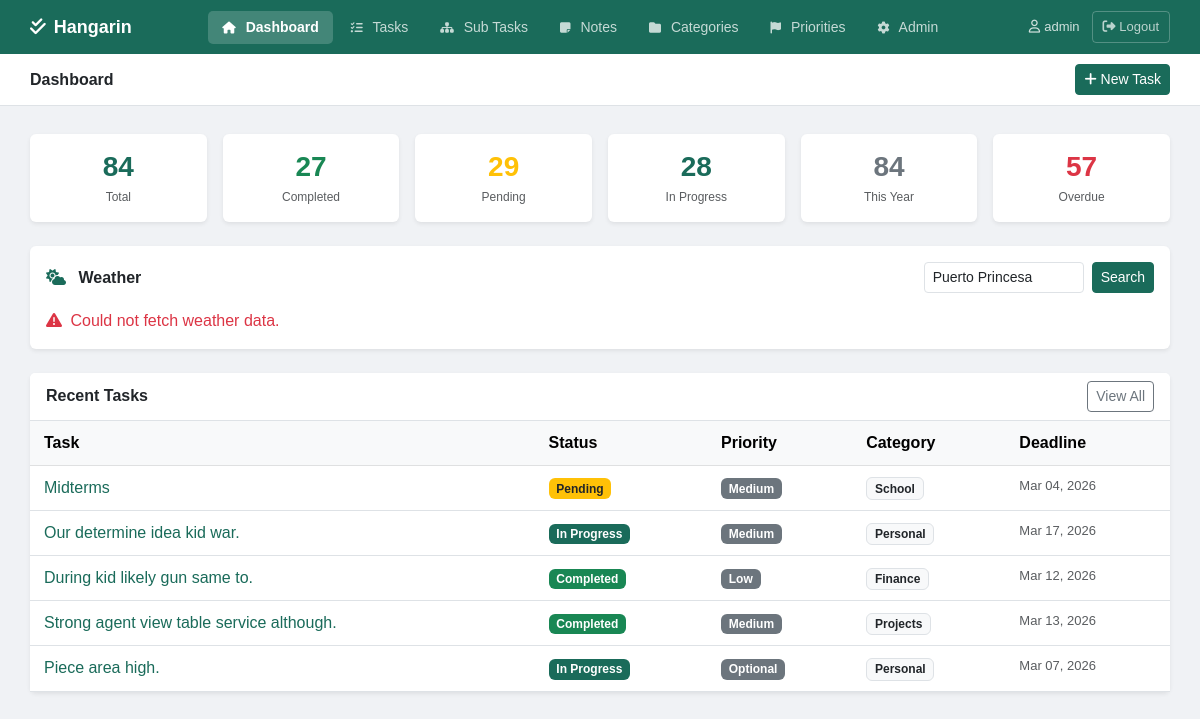
The app's page / (signed in), older data.
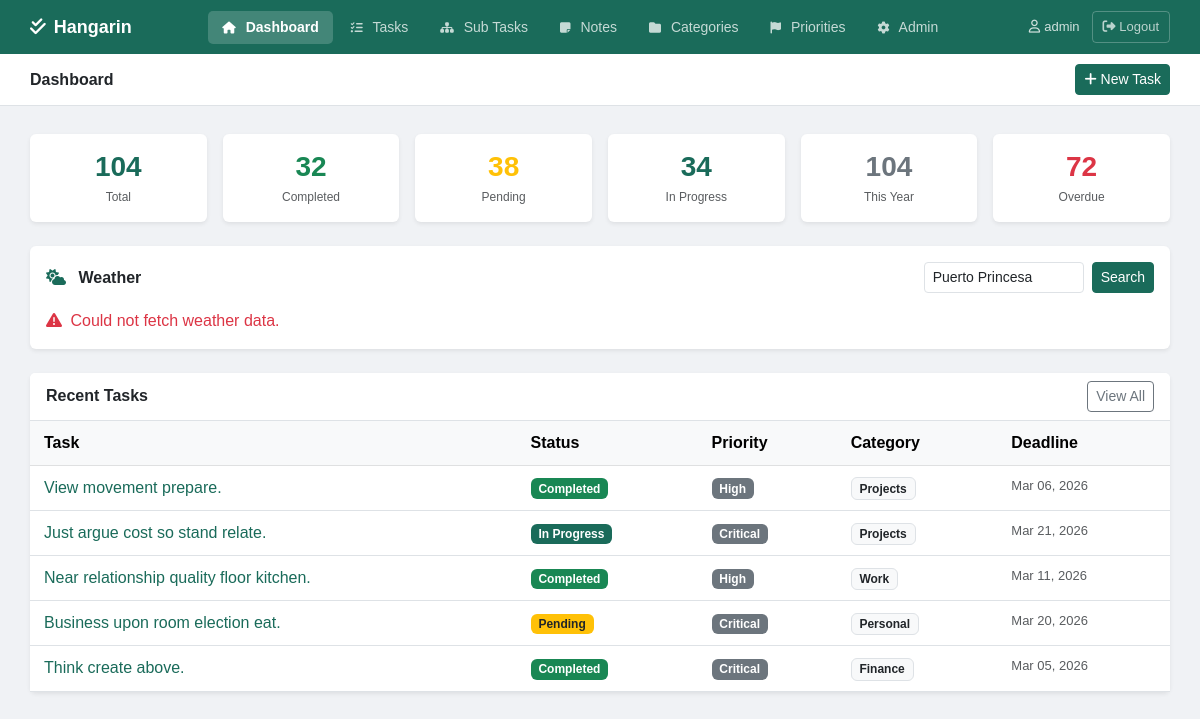
The same page, newer data.
### tasks/models.py (models this page shows, shortened)
class BaseModel(models.Model):
    created_at = models.DateTimeField(auto_now_add=True)
    updated_at = models.DateTimeField(auto_now=True)
    class Meta:
        abstract = True

class Task(BaseModel):
    STATUS_CHOICES = [
        ("Pending", "Pending"),
        ("In Progress", "In Progress"),
        ("Completed", "Completed"),
    ]
    title = models.CharField(max_length=255)
    description = models.TextField(blank=True, null=True)
    deadline = models.DateTimeField(blank=True, null=True)
    status = models.CharField(
        max_length=50,
        choices=STATUS_CHOICES,
        default="Pending"
    )
    category = models.ForeignKey(Category, on_delete=models.SET_NULL, null=True, blank=True)
    priority = models.ForeignKey(Priority, on_delete=models.SET_NULL, null=True, blank=True)
    user = models.ForeignKey(User, on_delete=models.CASCADE, null=True, blank=True)
    class Meta:
        verbose_name = "Task"
        verbose_name_plural = "Tasks"

class Priority(BaseModel):
    name = models.CharField(max_length=100)
    class Meta:
        verbose_name = "Priority"
        verbose_name_plural = "Priorities"

class Category(BaseModel):
    name = models.CharField(max_length=100)
    class Meta:
        verbose_name = "Category"
        verbose_name_plural = "Categories"

### tasks/views.py (the view)
# urls.py: path('', views.dashboard, name='dashboard'),
@login_required
def dashboard(request):
    user_tasks = Task.objects.all() if request.user.is_superuser else Task.objects.filter(user=request.user)
    total_tasks = user_tasks.count()
    completed_tasks = user_tasks.filter(status='Completed').count()
    pending_tasks = user_tasks.filter(status='Pending').count()
    in_progress_tasks = user_tasks.filter(status='In Progress').count()
    current_year = timezone.now().year
    tasks_this_year = user_tasks.filter(created_at__year=current_year).count()
    recent_tasks = user_tasks.order_by('-created_at')[:5]
    overdue_tasks = user_tasks.filter(
        deadline__lt=timezone.now()
    ).exclude(status='Completed').count()
    weather_data = None
    city = request.GET.get('city', 'Puerto Princesa')
    api_key = os.getenv('OPENWEATHER_API_KEY')
    try:
        url = f"https://api.openweathermap.org/data/2.5/weather?q={city}&appid={api_key}&units=metric"
        response = requests.get(url, timeout=10)
        response.raise_for_status()
        data = response.json()
        weather_data = {
            'city': data['name'],
            'country': data['sys']['country'],
            'temp': data['main']['temp'],
            'feels_like': data['main']['feels_like'],
            'humidity': data['main']['humidity'],
            'description': data['weather'][0]['description'].title(),
            'icon': data['weather'][0]['icon'],
        }
    except Exception as e:
        weather_data = {'error': 'Could not fetch weather data.'}
    context = {
        'total_tasks': total_tasks,
        'completed_tasks': completed_tasks,
        'pending_tasks': pending_tasks,
        'in_progress_tasks': in_progress_tasks,
        'tasks_this_year': tasks_this_year,
        'recent_tasks': recent_tasks,
        'overdue_tasks': overdue_tasks,
        'weather': weather_data,
        'city': city,
        'active_page': 'dashboard',
    }
    return render(request, 'tasks/dashboard.html', context)

### templates/tasks/dashboard.html (shortened to what this page needs)
{% extends 'tasks/base.html' %}
{% block page_title %}Dashboard{% endblock %}
{% block topbar_actions %}
<a href="{% url 'task_create' %}" class="btn btn-primary btn-sm">
    <i class="fa-solid fa-plus"></i> New Task
</a>
{% endblock %}
{% block content %}
<div class="row g-3 mb-4">
    <div class="col-6 col-md-4 col-lg-2">
        <div class="card text-center h-100 border-0 shadow-sm">
            <div class="card-body py-3">
                <h3 class="fw-bold mb-1" style="color:#1a6b5a;">{{ total_tasks }}</h3>
                <p class="text-muted mb-0" style="font-size:12px;">Total</p>
            </div>
        </div>
    </div>
    <div class="col-6 col-md-4 col-lg-2">
        <div class="card text-center h-100 border-0 shadow-sm">
            <div class="card-body py-3">
                <h3 class="fw-bold mb-1 text-success">{{ completed_tasks }}</h3>
                <p class="text-muted mb-0" style="font-size:12px;">Completed</p>
            </div>
        </div>
    </div>
    <div class="col-6 col-md-4 col-lg-2">
        <div class="card text-center h-100 border-0 shadow-sm">
            <div class="card-body py-3">
                <h3 class="fw-bold mb-1 text-warning">{{ pending_tasks }}</h3>
                <p class="text-muted mb-0" style="font-size:12px;">Pending</p>
            </div>
        </div>
    </div>
    <div class="col-6 col-md-4 col-lg-2">
        <div class="card text-center h-100 border-0 shadow-sm">
            <div class="card-body py-3">
                <h3 class="fw-bold mb-1" style="color:#1a6b5a;">{{ in_progress_tasks }}</h3>
                <p class="text-muted mb-0" style="font-size:12px;">In Progress</p>
            </div>
        </div>
    </div>
    <div class="col-6 col-md-4 col-lg-2">
        <div class="card text-center h-100 border-0 shadow-sm">
            <div class="card-body py-3">
                <h3 class="fw-bold mb-1 text-secondary">{{ tasks_this_year }}</h3>
                <p class="text-muted mb-0" style="font-size:12px;">This Year</p>
            </div>
        </div>
    </div>
    <div class="col-6 col-md-4 col-lg-2">
        <div class="card text-center h-100 border-0 shadow-sm">
            <div class="card-body py-3">
                <h3 class="fw-bold mb-1 text-danger">{{ overdue_tasks }}</h3>
                <p class="text-muted mb-0" style="font-size:12px;">Overdue</p>
            </div>
        </div>
    </div>
</div>
<div class="card border-0 shadow-sm mb-4">
    <div class="card-body">
        <div class="d-flex justify-content-between align-items-center mb-3">
            <h6 class="fw-bold mb-0"><i class="fa-solid fa-cloud-sun me-2" style="color:#1a6b5a;"></i> Weather</h6>
            <form method="get" class="d-flex gap-2">
                <input type="text" name="city" value="{{ city }}" placeholder="Enter city..." class="form-control form-control-sm" style="width:160px;">
                <button type="submit" class="btn btn-primary btn-sm">Search</button>
            </form>
        </div>
        {% if weather.error %}
            <p class="text-danger mb-0"><i class="fa-solid fa-triangle-exclamation me-1"></i> {{ weather.error }}</p>
        {% endif %}
    </div>
</div>
<div class="card border-0 shadow-sm">
    <div class="card-header bg-white d-flex justify-content-between align-items-center border-bottom">
        <span class="fw-semibold">Recent Tasks</span>
        <a href="{% url 'task_list' %}" class="btn btn-outline-secondary btn-sm">View All</a>
    </div>
    <div class="card-body p-0">
        {% if recent_tasks %}
        <div class="table-responsive">
            <table class="table table-hover mb-0">
                <thead class="table-light">
                    <tr>
                        <th>Task</th>
                        <th>Status</th>
                        <th>Priority</th>
                        <th>Category</th>
                        <th>Deadline</th>
                    </tr>
                </thead>
                <tbody>
                    {% for task in recent_tasks %}
                    <tr>
                        <td>
                            <a href="{% url 'task_detail' task.pk %}" class="text-decoration-none fw-medium" style="color:#1a6b5a;">{{ task.title }}</a>
                        </td>
                        <td>
                            {% if task.status == 'Completed' %}<span class="badge bg-success">Completed</span>
                            {% elif task.status == 'In Progress' %}<span class="badge" style="background-color:#1a6b5a;">In Progress</span>
                            {% else %}<span class="badge bg-warning text-dark">Pending</span>{% endif %}
                        </td>
                        <td>
                            {% if task.priority %}<span class="badge bg-secondary">{{ task.priority.name }}</span>
                            {% else %}<span class="text-muted">—</span>{% endif %}
                        </td>
                        <td>
                            {% if task.category %}<span class="badge bg-light text-dark border">{{ task.category.name }}</span>
                            {% else %}<span class="text-muted">—</span>{% endif %}
                        </td>
                        <td class="text-muted" style="font-size:13px;">
                            {% if task.deadline %}{{ task.deadline|date:"M d, Y" }}{% else %}—{% endif %}
                        </td>
                    </tr>
                    {% endfor %}
                </tbody>
            </table>
        </div>
        {% else %}
        <div class="text-center py-5 text-muted">
            <i class="fa-solid fa-inbox fa-2x mb-3 d-block opacity-25"></i>
            <p>No tasks yet. <a href="{% url 'task_create' %}" style="color:#1a6b5a;">Create one!</a></p>
        </div>
        {% endif %}
    </div>
</div>
{% endblock %}

### templates/tasks/base.html (shortened to what this page needs)
{% load pwa %}
<!DOCTYPE html>
<html lang="en">
<head>
    <link href="https://cdn.jsdelivr.net/npm/bootstrap@5.3.0/dist/css/bootstrap.min.css" rel="stylesheet">
    <link rel="stylesheet" href="https://cdnjs.cloudflare.com/ajax/libs/font-awesome/6.5.0/css/all.min.css">
</head>
<body>
<div class="top-navbar">
    <a href="{% url 'dashboard' %}" class="brand">
        <i class="fa-solid fa-check-double"></i> Hangarin
    </a>
    <nav>
        <a href="{% url 'dashboard' %}" class="nav-item {% if active_page == 'dashboard' %}active{% endif %}">
            <i class="fa-solid fa-house"></i> Dashboard
        </a>
        <a href="{% url 'task_list' %}" class="nav-item {% if active_page == 'tasks' %}active{% endif %}">
            <i class="fa-solid fa-list-check"></i> Tasks
        </a>
        <a href="{% url 'subtask_list' %}" class="nav-item {% if active_page == 'subtasks' %}active{% endif %}">
            <i class="fa-solid fa-sitemap"></i> Sub Tasks
        </a>
        <a href="{% url 'note_list' %}" class="nav-item {% if active_page == 'notes' %}active{% endif %}">
            <i class="fa-solid fa-note-sticky"></i> Notes
        </a>
        <a href="{% url 'category_list' %}" class="nav-item {% if active_page == 'categories' %}active{% endif %}">
            <i class="fa-solid fa-folder"></i> Categories
        </a>
        <a href="{% url 'priority_list' %}" class="nav-item {% if active_page == 'priorities' %}active{% endif %}">
            <i class="fa-solid fa-flag"></i> Priorities
        </a>
        {% if user.is_staff %}
        <a href="/admin/" class="nav-item">
            <i class="fa-solid fa-gear"></i> Admin
        </a>
        {% endif %}
    </nav>
    <div class="user-area">
        {% if user.is_authenticated %}
        <span><i class="fa-regular fa-user" style="margin-right:4px;"></i>{{ user.username }}</span>
        <form method="post" action="{% url 'logout' %}" style="margin:0;padding:0;">
            <button type="submit" class="logout-btn">
                <i class="fa-solid fa-right-from-bracket"></i> Logout
            </button>
        </form>
        {% endif %}
    </div>
</div>
<div class="subbar">
    <h5>{% block page_title %}Dashboard{% endblock %}</h5>
    <div>{% block topbar_actions %}{% endblock %}</div>
</div>
<div class="content-area">
    {% block content %}{% endblock %}
</div>
</body>
</html>

### templates/tasks/base.html (style rules this page uses)
body { background-color: #f0f2f5; font-family: Arial, sans-serif; min-height: 100vh; }
.top-navbar { background-color: #1a6b5a; padding: 0 30px; height: 54px; display: flex; align-items: center; justify-content: space-between; position: sticky; top: 0; z-index: 100; }
.top-navbar .brand { color: white; font-size: 18px; font-weight: 700; text-decoration: none; display: flex; align-items: center; gap: 8px; }
.top-navbar nav { display: flex; align-items: center; gap: 4px; }
.top-navbar .nav-item { color: rgba(255,255,255,0.75); text-decoration: none; padding: 6px 14px; border-radius: 5px; font-size: 14px; transition: all 0.15s; }
.top-navbar .nav-item.active { background-color: rgba(255,255,255,0.18); color: white; font-weight: 600; }
.top-navbar .nav-item i { margin-right: 6px; font-size: 12px; }
.top-navbar .user-area { display: flex; align-items: center; gap: 12px; color: rgba(255,255,255,0.8); font-size: 13px; }
.top-navbar .logout-btn { color: rgba(255,255,255,0.7); text-decoration: none; font-size: 13px; padding: 5px 10px; border: 1px solid rgba(255,255,255,0.25); border-radius: 4px; transition: all 0.15s; background: transparent; cursor: pointer; font-family: Arial, sans-serif; }
.subbar { background-color: white; border-bottom: 1px solid #dee2e6; padding: 10px 30px; display: flex; justify-content: space-between; align-items: center; }
.subbar h5 { margin: 0; font-size: 16px; font-weight: 600; color: #212529; }
.content-area { padding: 28px 30px; max-width: 1200px; }
.btn-primary { background-color: #1a6b5a; border-color: #1a6b5a; }
.table > :not(caption) > * > * { padding: 10px 14px; }

Row changes from the older to the newer data that the page shows:
no longer on this page (row unchanged): Task: title "Midterms", status "Pending", priority.name "Medium", category.name "School", deadline "Mar 04, 2026"
no longer on this page (row unchanged): Task: title "Our determine idea kid war.", status "In Progress", priority.name "Medium", category.name "Personal", deadline "Mar 17, 2026"
no longer on this page (row unchanged): Task: title "During kid likely gun same to.", status "Completed", priority.name "Low", category.name "Finance", deadline "Mar 12, 2026"
no longer on this page (row unchanged): Task: title "Strong agent view table service although.", status "Completed", priority.name "Medium", category.name "Projects", deadline "Mar 13, 2026"
no longer on this page (row unchanged): Task: title "Piece area high.", status "In Progress", priority.name "Optional", category.name "Personal", deadline "Mar 07, 2026"
added Task: title "View movement prepare.", status "Completed", priority.name "High", category.name "Projects", deadline "Mar 06, 2026"
added Task: title "Just argue cost so stand relate.", status "In Progress", priority.name "Critical", category.name "Projects", deadline "Mar 21, 2026"
added Task: title "Near relationship quality floor kitchen.", status "Completed", priority.name "High", category.name "Work", deadline "Mar 11, 2026"
added Task: title "Business upon room election eat.", status "Pending", priority.name "Critical", category.name "Personal", deadline "Mar 20, 2026"
added Task: title "Think create above.", status "Completed", priority.name "Critical", category.name "Finance", deadline "Mar 05, 2026"
Text that changed along with them:
{{ total_tasks }}: "84" → "104"
{{ completed_tasks }}: "27" → "32"
{{ pending_tasks }}: "29" → "38"
{{ in_progress_tasks }}: "28" → "34"
{{ tasks_this_year }}: "84" → "104"
{{ overdue_tasks }}: "57" → "72"
